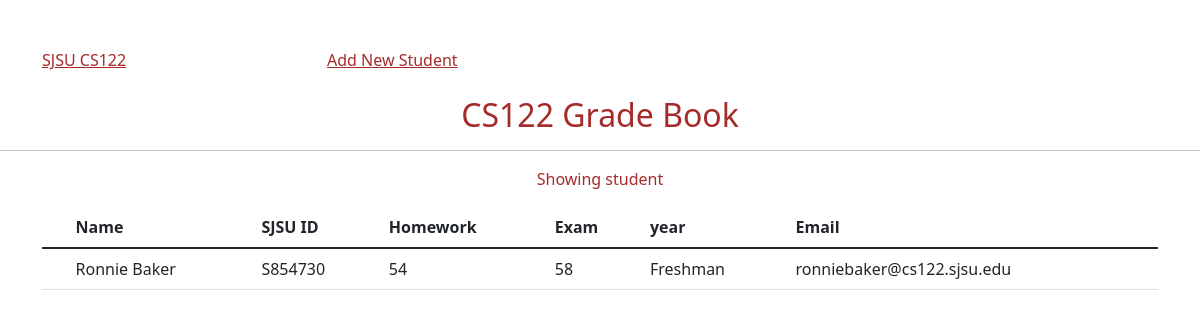
Page /get_student?sjsuid=S854730 on the committed database.
### tables this page shows
CREATE TABLE students (
    id INTEGER PRIMARY KEY AUTOINCREMENT,
    name TEXT NOT NULL,
    sjsuid TEXT NOT NULL,
    hw TEXT NOT NULL,
    exam TEXT NOT NULL,
    year TEXT NOT NULL,
    email TEXT NOT NULL 
);

### app.py (the view)
@app.route('/get_student', methods=['GET'])
def get_student():
    id = request.args.get('sjsuid')
    print('sjsuid is:', id)
    con = sqlite3.connect("sjsu_cs122.db")
    cur = con.cursor()
    q = "select * from students where sjsuid=\'{}\'".format(id)
    res = cur.execute(q)
    rows = res.fetchall()
    con.close()
    return render_template("get_student.html", student = rows)

### templates/get_student.html (shortened to what this page needs)
<!doctype html>
<html lang="en">
  <head>
    <link href="https://cdn.jsdelivr.net/npm/bootstrap@5.1.3/dist/css/bootstrap.min.css" rel="stylesheet">
  </head>
  <div class="container">
  <div class="row">
    <div class="col-md-3">
    <a  style=" color: brown"  href="/">SJSU CS122</a>
    </div>
    <div class="col-md-3">
       <a style=" color: brown" href="{{ url_for("add_student") }}"> Add New Student </a>
    </div>
      <div class="col-md-2">
    </div>
      <div class="col-md-2">
    </div>
  </div>
  </div>
  <div class="jumbotron">
  <h2 style="text-align: center; color: brown">CS122 Grade Book</h2>
</div>
  <hr>
<body>
<p style="text-align: center; color: brown">Showing student</p>
 <div class="container">
  <table class="table">
  <thead>
    <tr>
      <th scope="col"></th>
      <th scope="col">Name</th>
      <th scope="col">SJSU ID</th>
        <th scope="col">Homework</th>
      <th scope="col">Exam</th>
        <th scope="col">year</th>
        <th scope="col">Email</th>
    </tr>
  </thead>
  <tbody>
   {% for s in student %}
    <tr>
      <th scope="row"></th>
      <td>{{ s[1] }}</td>
      <td>{{ s[2] }}</td>
      <td>{{ s[3] }}</td>
      <td>{{ s[4] }}</td>
      <td>{{ s[5] }}</td>
      <td>{{ s[6] }}</td>
    </tr>
  {% endfor %}
  </tbody>
</table>
</div>
</body>
</html>

### rows in the picture
students: name "Ronnie Baker", sjsuid "S854730", hw "54", exam "58", year "Freshman", email "ronniebaker@cs122.sjsu.edu"
